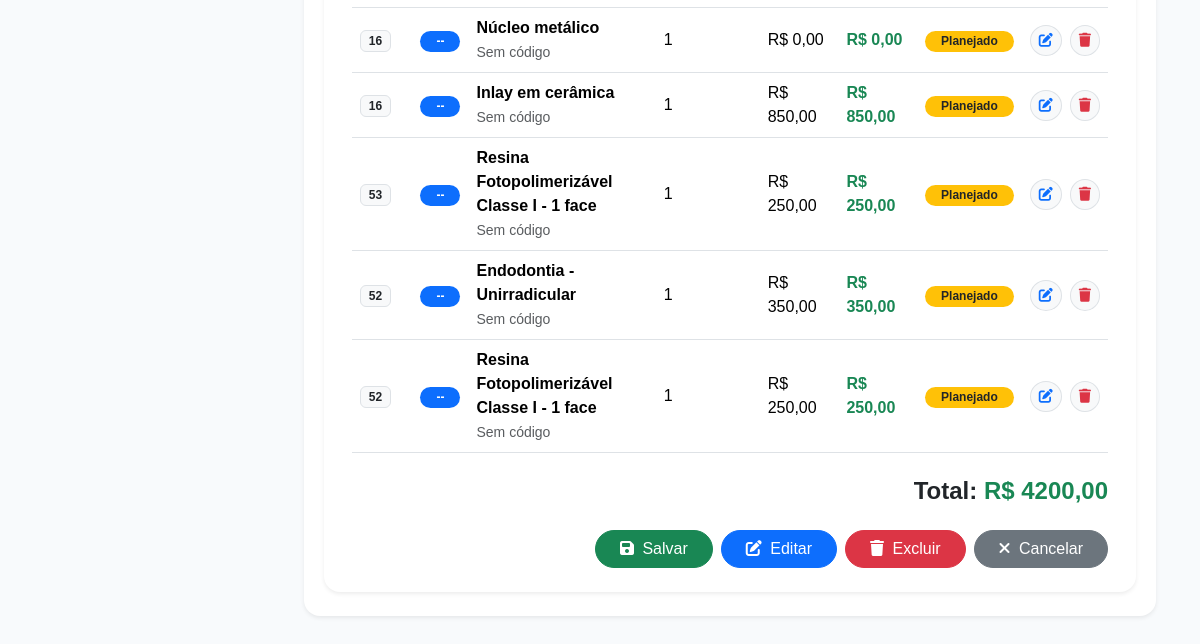
/pacientes/5/orcamento/ (signed in, lower part), run on an earlier commit of the app's database.
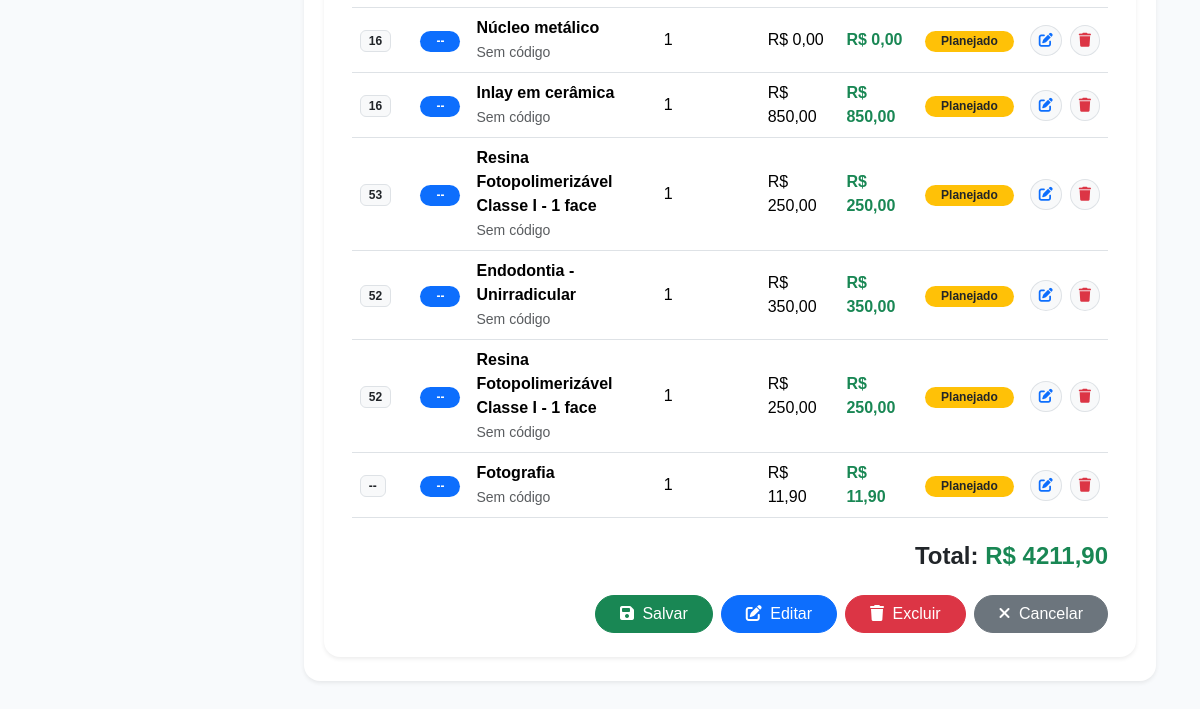
And on a later commit of the database.
### accounts/models.py (models this page shows, shortened)
class ItemOrcamento(models.Model):
    STATUS_CHOICES = (
        ('existente', 'Existente'),
        ('planejado', 'Planejado'),
        ('andamento', 'Em Andamento'),
        ('realizado', 'Realizado'),
        ('cancelado', 'Cancelado'),
    )
    orcamento = models.ForeignKey(
        Orcamento,
        on_delete=models.CASCADE,
        related_name='itens'
    )
    procedimento = models.ForeignKey(
        Procedimento,
        on_delete=models.SET_NULL,
        null=True
    )
    tipo_local = models.CharField(
        max_length=20,
        choices=TIPO_LOCAL,
        default='dente'
    )
    dente = models.CharField(
        max_length=10,
        blank=True,
        null=True
    )
    face = models.CharField(
        max_length=10,
        blank=True,
        null=True
    )
    hemi_arcada = models.CharField(
        max_length=20,
        choices=HEMI_CHOICES,
        blank=True,
        null=True
    )
    quantidade = models.IntegerField(
        default=1
    )
    valor_unitario = models.DecimalField(
        max_digits=10,
        decimal_places=2,
        default=0
    )
    status = models.CharField(
        max_length=20,
        choices=STATUS_CHOICES,
        default='planejado'
    )
    @property
    def total(self):
        return self.quantidade * self.valor_unitario

class Procedimento(models.Model):
    CATEGORIAS = [
        ('diagnostico', 'Diagnóstico'),
        ('dentistica', 'Dentística'),
        ('endodontia', 'Endodontia'),
        ('periodontia', 'Periodontia'),
        ('cirurgia', 'Cirurgia'),
        ('protese', 'Prótese'),
        ('implantodontia', 'Implantodontia'),
        ('ortodontia', 'Ortodontia'),
        ('geral', 'Geral')
    ]
    TIPOS = [
        ('dente', 'Por Dente'),
        ('hemiarcada', 'Hemi-Arcada'),
        ('geral', 'Geral'),
        ('cirurgia', 'Cirurgia')
    ]
    POSICOES = [
        ('coroa', 'Coroa'),
        ('raiz', 'Raiz'),
        ('oclusal', 'Oclusal'),
        ('vestibular', 'Vestibular'),
        ('lingual', 'Lingual'),
        ('centro', 'Centro')
    ]
    STATUS = [
        ('realizar', 'A Realizar'),
        ('andamento', 'Em Andamento'),
        ('realizado', 'Realizado'),
        ('cancelado', 'Cancelado'),
        ('reavaliar', 'Reavaliar')
    ]
    nome = models.CharField(
        max_length=255
    )
    categoria = models.CharField(
        max_length=100,
        choices=CATEGORIAS,
        default='geral'
    )
    tipo = models.CharField(
        max_length=50,
        choices=TIPOS,
        default='dente'
    )
    status = models.CharField(
        max_length=30,
        choices=STATUS,
        default='realizar'
    )
    icone = models.CharField(
        max_length=100,
        blank=True,
        null=True
    )
    arquivo_icone = models.CharField(
        max_length=255,
        blank=True,
        null=True
    )
    posicao_icone = models.CharField(
        max_length=30,
        choices=POSICOES,
        default='centro'
    )
    valor_particular = models.DecimalField(
        max_digits=10,
        decimal_places=2,
        default=0
    )
    valor_convenio = models.DecimalField(
        max_digits=10,
        decimal_places=2,
        default=0
    )
    tempo_estimado = models.IntegerField(
        default=60,
        help_text='Tempo em minutos'
    )
    custo_clinico = models.DecimalField(
        max_digits=10,
        decimal_places=2,
        default=0
    )
    ativo = models.BooleanField(
        default=True
    )
    ordem = models.IntegerField(
        default=0
    )
    criado_em = models.DateTimeField(
        auto_now_add=True
    )
    class Meta:
        ordering = ['categoria', 'ordem', 'nome']
        verbose_name = 'Procedimento'
        verbose_name_plural = 'Procedimentos'
    def __str__(self):
        return self.nome

class Orcamento(models.Model):
    paciente = models.ForeignKey(
        Paciente,
        on_delete=models.CASCADE,
        related_name='orcamentos'
    )
    STATUS_CHOICES = (
        ('rascunho', 'Rascunho'),
        ('aprovado', 'Aprovado'),
        ('finalizado', 'Finalizado'),
        ('cancelado', 'Cancelado'),
    )
    status = models.CharField(
        max_length=20,
        choices=STATUS_CHOICES,
        default='rascunho'
    )
    desconto = models.DecimalField(
        max_digits=10,
        decimal_places=2,
        default=0
    )
    observacoes = models.TextField(
        blank=True,
        null=True
    )
    criado_em = models.DateTimeField(
        auto_now_add=True
    )
    @property
    def total(self):
        total = sum(
            item.total
            for item in self.itens.all()
        )
        return total - self.desconto

### accounts/views.py (the view)
@login_required(login_url='/')
def orcamento(request, id):
    paciente = get_object_or_404(
        Paciente,
        id=id
    )
    orcamento, created = Orcamento.objects.get_or_create(
        paciente=paciente
    )
    if request.method == 'POST':
        item_form = ItemOrcamentoForm(request.POST)
        if item_form.is_valid():
            item = item_form.save(commit=False)
            item.orcamento = orcamento
            item.dente = request.POST.get('dente')
            item.face = request.POST.get('face')
            item.status = 'planejado'
            item.valor_unitario = item.procedimento.valor_particular
            item.save()
            return redirect(
                'orcamento',
                id=paciente.id
            )
    else:
        item_form = ItemOrcamentoForm()
    context = {
        'paciente': paciente,
        'orcamento': orcamento,
        'item_form': item_form,
    }
    return render(
        request,
        'accounts/orcamento.html',
        context
    )

### accounts/templates/accounts/orcamento.html (shortened to what the changed rows need)
{% extends 'accounts/base.html' %}
{% block content %}
<div class="container-fluid p-4">
    <div class="card border-0 shadow-sm rounded-4 mb-4">
        <div class="card-body p-4">
            <form method="POST">
                <div class="row g-2 align-items-end">
                    <div class="card border-0 shadow-sm rounded-4">
                        <div class="card-body p-4">
                            <table class="table align-middle">
                                <tbody>
                                    {% for item in orcamento.itens.all %}
                                    <tr>
                                        <td>
                                            <span class="badge bg-light text-dark border">
                                                {{ item.dente|default:"--" }}
                                            </span>
                                        </td>
                                        <td>
                                            <span class="badge bg-primary rounded-pill px-3">
                                                {{ item.face|default:"--" }}
                                            </span>
                                        </td>
                                        <td>
                                            <div class="fw-semibold">
                                                {{ item.procedimento.nome }}
                                            </div>
                                            <small class="text-muted">
                                                {{ item.procedimento.codigo|default:"Sem código" }}
                                            </small>
                                        </td>
                                        <td>
                                            {{ item.quantidade }}
                                        </td>
                                        <td>
                                            R$ {{ item.valor_unitario }}
                                        </td>
                                        <td>
                                            <span class="fw-bold text-success">
                                                R$ {{ item.total }}
                                            </span>
                                        </td>
                                        <td class="text-center">
                                            <span class="badge bg-warning text-dark rounded-pill px-3">
                                                Planejado
                                            </span>
                                        </td>
                                        <td class="text-end">
                                            <div class="d-flex justify-content-end gap-2">
                                                <a href="{% url 'editar_item_orcamento' item.id %}"
                                                    class="btn btn-sm btn-light border rounded-circle" title="Editar">
                                                    <i class="fas fa-edit text-primary"></i>
                                                </a>
                                                <a href="{% url 'excluir_item_orcamento' item.id %}"
                                                    class="btn btn-sm btn-light border rounded-circle" title="Excluir">
                                                    <i class="fas fa-trash text-danger"></i>
                                                </a>
                                            </div>
                                        </td>
                                    </tr>
                                    {% empty %}
                                    <tr>
                                        <td colspan="7" class="text-center text-muted py-4">
                                            Nenhum item adicionado.
                                        </td>
                                    </tr>
                                    {% endfor %}
                                </tbody>
                            </table>
                            <div class="text-end mt-4">
                                <h4 class="fw-bold">
                                    Total:
                                    <span class="text-success">
                                        R$ {{ orcamento.total }}
                                    </span>
                                </h4>
                            </div>
                        </div>
                    </div>
                </div>
                {% endblock %}

What changed in the data, as far as the page shows it:
added ItemOrcamento: dente "--", face "--", procedimento.nome "Fotografia", procedimento.codigo "Sem código", quantidade "1", valor_unitario "11,90", total "11,90"
computed for Orcamento: total "4200,00" → "4211,90"
